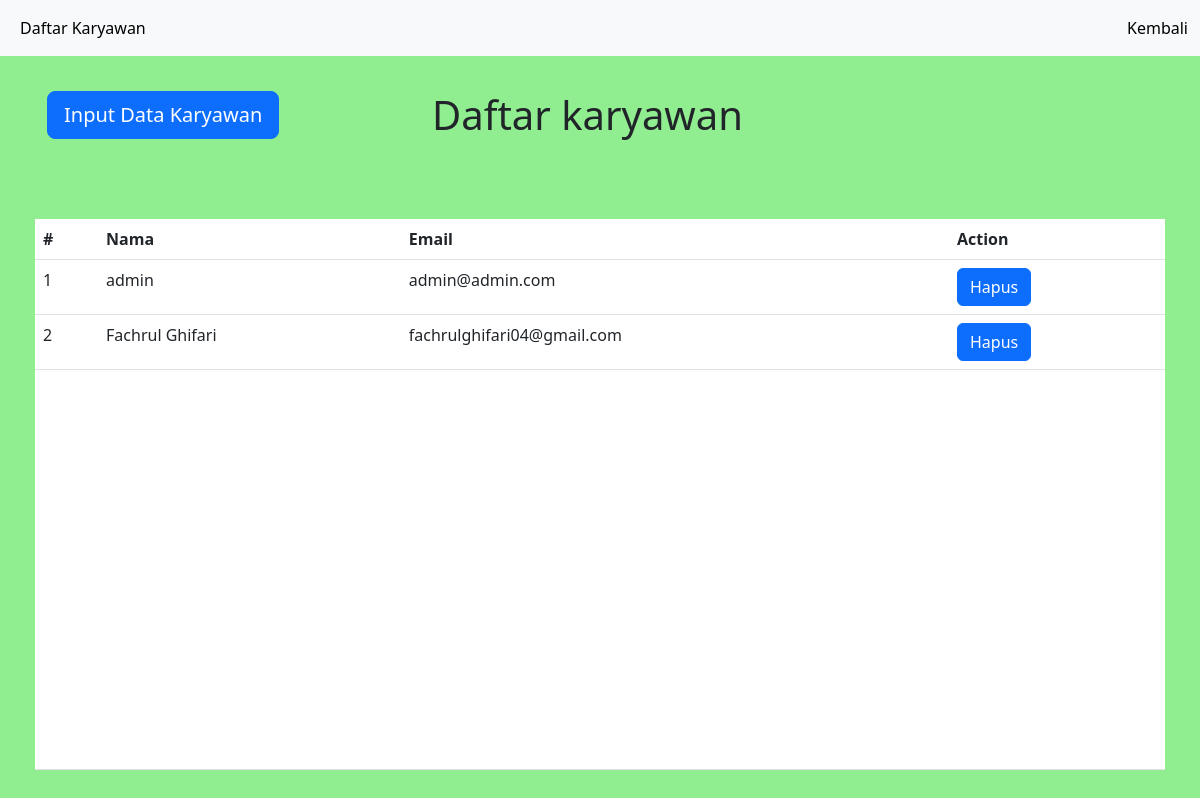
The page /daftarkaryawan.php on the database its author committed.
### tables this page shows
CREATE TABLE `karyawan` (
  `id_karyawan` int(11) NOT NULL,
  `nama` varchar(255) NOT NULL,
  `email` varchar(255) NOT NULL,
  `password` varchar(255) NOT NULL
);

### daftarkaryawan.php (the view, shortened to what this page needs)
<!doctype html>
<html lang="en">
<head>
  <link href="https://cdn.jsdelivr.net/npm/bootstrap@5.3.0-alpha3/dist/css/bootstrap.min.css" rel="stylesheet">
  <link href="style.css" rel="stylesheet">
</head>
<body>
  <nav class="navbar navbar-expand-lg bg-body-tertiary">
    <div class="container-fluid">
      <div class="collapse navbar-collapse" id="navbarText">
        <ul class="navbar-nav me-auto mb-2 mb-lg-0">
          <li class="nav-item">
            <a class="nav-link active" aria-current="page">Daftar Karyawan</a>
          </li>
        </ul>
        <span class="navbar-text">
          <a class="nav-link active" aria-current="page" href="index.php">Kembali</a>
        </span>
      </div>
    </div>
  </nav>
  <div class="container-fluid">
    <div class="row">
      <div class="col-md-6">
        <a href="inputkaryawan.php"><input class="btn btn-primary btn-lg" type="button" value="Input Data Karyawan" id="tombol-input"></a>
      </div>
      <div class="col-md-6">
        <div class="karyawan">
          <h1>Daftar karyawan</h1>
        </div>
      </div>
    </div>
  </div>
  <br><br><br>
  <div class="table-container">
    <table class="table" style="background-color: whitesmoke;">
      <thead class=" table">
        <tr>
          <th scope="col">#</th>
          <th scope="col">Nama</th>
          <th scope="col">Email</th>
          <th scope="col">Action</th>
        </tr>
      </thead>
      <tbody>
        <?php
        include "koneksi.php";
        $quary = mysqli_query($connect, "SELECT * FROM karyawan");
        $no = 1;
        while ($data = mysqli_fetch_array($quary)) {
        ?>
          <tr>
            <td> <?php echo $no++ ?> </td>
            <td> <?php echo $data['nama']; ?> </td>
            <td> <?php echo $data['email']; ?> </td>
            <td>
              <a href=con_hapusKaryawan.php?id=<?php echo $data['id_karyawan']; ?>><input class="btn btn-primary" type="button" value="Hapus"></a>
            </td>
          </tr>
        <?php } ?>
      </tbody>
      <tfoot>
        <tr style="background-color: whitesmoke; height:calc(100vh - 400px);">
          <td colspan="6"></td>
        </tr>
      </tfoot>
    </table>
  </div>
</body>
</html>

### daftarkaryawan.php (style rules this page uses)
body { background-color: #90EE90; }
.karyawan { margin-left: -180px; margin-top: 35px; font-weight: lighter; }
#tombol-input { margin-top: 35px; margin-left: 35px; }
.table-container { margin-left: 35px; margin-right: 35px; }

### rows shown on the page
karyawan: nama "admin", email "admin@admin.com"
karyawan: nama "Fachrul Ghifari", email "fachrulghifari04@gmail.com"
